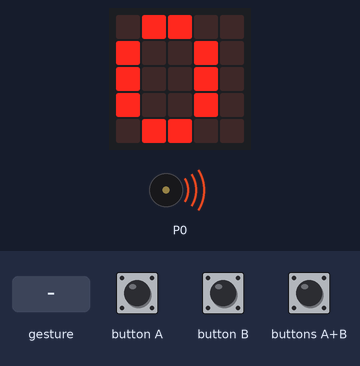
A program run on a simulated BBC micro:bit (MakeCode). On the bench: the board's 5×5 LED display, buzzer (waves = sounding). Inputs (shaded band) come from the test bench. Dim RGB values are drawn brighter than linear; random numbers come from a fixed seed; a tilt is held for 1.5 s and a shake lasts 1 s, then the board lies face up again.

Above: at 8.8 s.
10.8 s: button A pressed for 0.15 s
At 11.4 s:
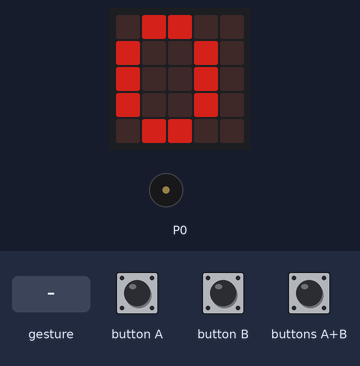
12.4 s: button B pressed for 0.15 s
At 13.0 s:
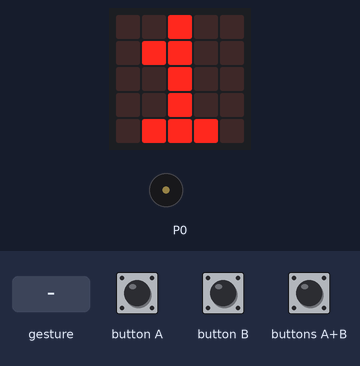
14.0 s: gesture 'shake'
At 14.5 s:
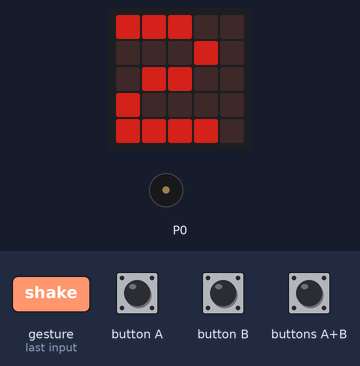
15.7 s: button B pressed for 0.15 s
At 16.7 s:
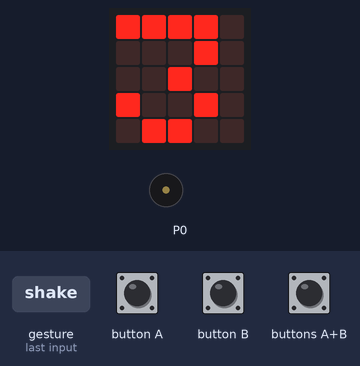
Timing chart, 0 to 18.3 s (numbered marks = the images above; inputs shaded):
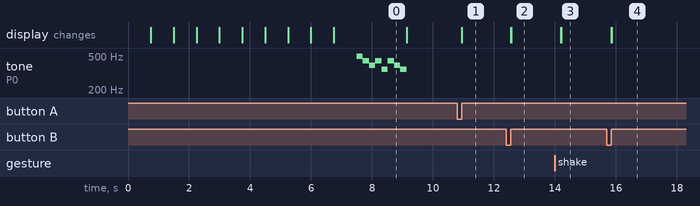

The program:

main.ts
```typescript
input.onButtonPressed(Button.A, function () {
    if (KeyValue > 0) {
        KeyValue = KeyValue - 1
    }
    basic.showNumber(KeyValue)
})
input.onGesture(Gesture.Shake, function () {
    KeyValue = randint(0, 10)
    basic.showNumber(KeyValue)
})
input.onButtonPressed(Button.AB, function () {
    KeyValue = 0
    basic.showNumber(KeyValue)
})
input.onButtonPressed(Button.B, function () {
    if (KeyValue < 9) {
        KeyValue = KeyValue + 1
    }
    basic.showNumber(KeyValue)
})
let KeyValue = 0
for (let index = 0; index <= 9; index++) {
    basic.showNumber(9 - index)
}
music.playMelody("B A G A F A G F ", 300)
basic.showLeds(`
    . . . . .
    . . . . .
    . . . . .
    . . . . .
    . . . . .
    `)
basic.forever(function () {
    if (KeyValue % 2 == 0) {
        led.setBrightness(128)
    } else {
        led.setBrightness(255)
    }
})
```

test.ts
```typescript
// 在此处测试；当此软件包作为插件使用时，将不会编译此软件包。
```

Measured:
- after the input at 10.8 s, the display: changes after 0.15 s (image 1)
- after the input at 12.4 s, the display: first changes after 0.15 s (image 2 shows a later state)
- after the input at 14.0 s, the display: first changes after 0.20 s (image 3 shows a later state)
- after the input at 15.7 s, the display: first changes after 0.15 s (image 4 shows a later state)
- what the display in image 0 shows lasts 2.3 s, from 6.8 s to 9.1 s
